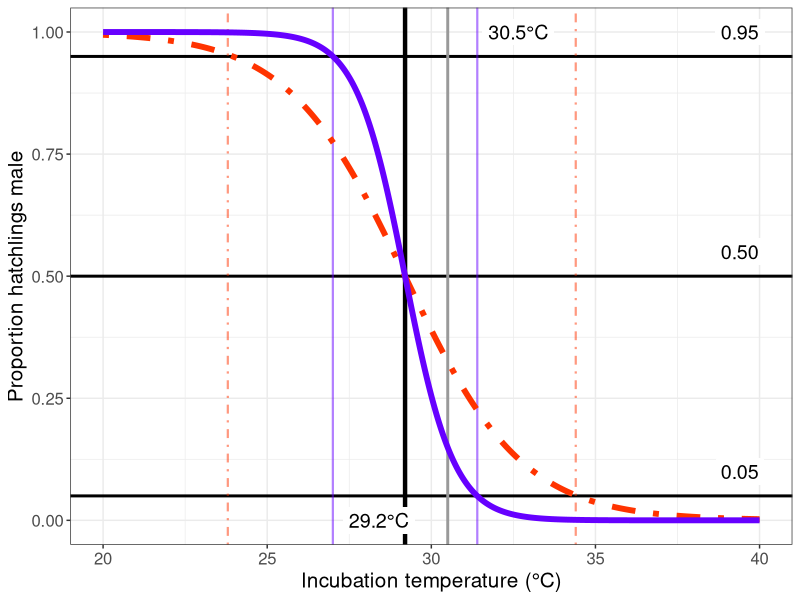
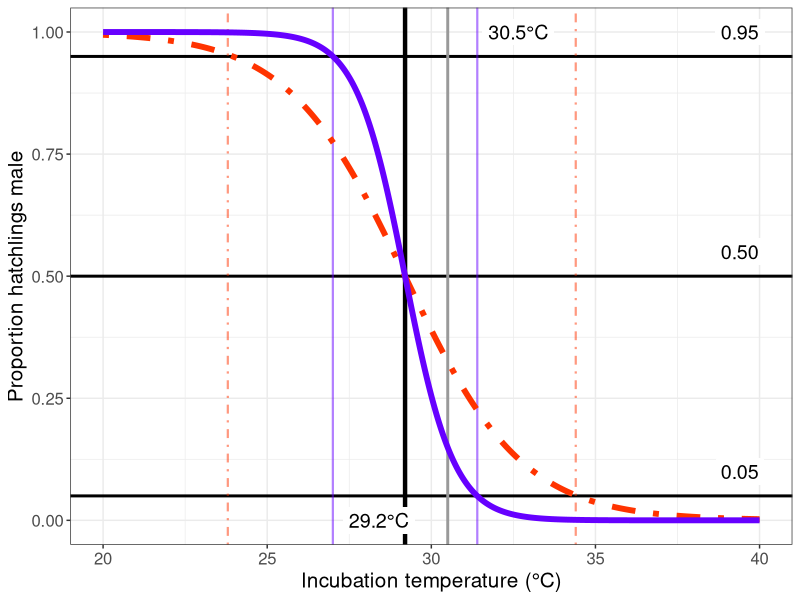

These figures' R source, in order:
# set working directory
setwd("~/Projects/iliketurtles3")

# load libraries
library(ggplot2)

# emergence success variables
hatch_success_A <- 0.86                   # logistic by temp - A
hatch_success_k <- -1.7                   # logistic by temp - beta
hatch_success_t0 <- 32.7                  # logistic by temp - t0

# temperatures
x <- seq(from = 20, to = 40, by = 0.01)

# patricio et al.
t_piv1 <- 29.2
# k1 <- -1.4 # Patricio et al 2017, TRT 
k1 <- -1.34
y1 <- round(1/(1 + exp(-k1*(x - t_piv1))), 5)

# embryogrowth (all greens)
t_piv2 <- 29.2
k2 <- -0.561
y2 <- round(1/(1 + exp(-k2*(x - t_piv2))), 5)

# emergence success
# ES <- hatch_success_A / (1 + exp(-hatch_success_k * (x - hatch_success_t0)))


# make dataframe
TRN <- data.frame(Temperature = x,
                  Population = rep(c('West Africa', 
                                     'Suriname'
                                     # 'Emergence Success'
                                     ), each = length(x)),
                  Proportion_Male = c(y1, 
                                      y2 
                                      # ES
                                      ))

# WA <- subset(TRN, Model == 'West Africa')
# SN <- subset(TRN, Model == 'Suriname')

TRT_lower_wide <- 23.8
TRT_lower_narrow <- 27
TRT_upper_narrow <- 31.4
TRT_upper_wide <- 34.4

# plot
fig <- ggplot(data = TRN, aes(x = Temperature, y = Proportion_Male, 
                              col = Population, lty = Population)) +
  geom_hline(yintercept = c(0.05, 0.50, 0.95), lwd = 1, lty = 1) +
  geom_vline(xintercept = 29.2, col = 'black', lwd = 1.5, lty = 1) +
  geom_vline(xintercept = 30.5, col = 'gray60', lwd = 1, lty = 1) +
  geom_vline(xintercept = TRT_lower_narrow, col = '#6600FF', lty = 1, 
             lwd = 0.75, alpha = 0.5) +
  geom_vline(xintercept = TRT_upper_narrow, col = '#6600FF', lty = 1, 
             lwd = 0.75, alpha = 0.5) +
  geom_vline(xintercept = TRT_upper_wide, col = '#FF3300', lty = 4, 
             lwd = 0.75, alpha = 0.5) +
  geom_vline(xintercept = TRT_lower_wide, col = '#FF3300', lty = 4, 
             lwd = 0.75, alpha = 0.5) +
  geom_line(lwd = 2) +
  scale_color_manual(values = c('#FF3300', '#6600FF')) +
  scale_linetype_manual(values = c(4, 1)) +
  ylab('Proportion hatchlings male') +
  xlab('Incubation temperature (\u00B0C)') +
  theme_bw() +
  theme(axis.text = element_text(size = 12), 
        axis.title = element_text(size = 15),
        # legend.text = element_text(size = 12),
        # legend.title = element_text(size = 15),
        # legend.position = 'top',
        # # legend.position = 'inside', 
        # # legend.position.inside = c(0.8, 0.75),
        # legend.key.width = unit(9.63, "line"), 
        legend.position = 'none') +
  annotate("label", x = 39.4, y = 0.1, label = "0.05", size = 5, 
           label.size = 0) +
  annotate("label", x = 39.4, y = 0.55, label = "0.50", size = 5, 
           label.size = 0) +
  annotate("label", x = 39.4, y = 1.00, label = "0.95", size = 5, 
           label.size = 0) +
  annotate("label", x = 28.4, y = 0, label = "29.2\u00B0C", size = 5,
           label.size = 0) +
  annotate("label", x = 32.65, y = 1, label = "30.5\u00B0C", size = 5,
           label.size = 0)


fig


ggsave("figures/thermal_reaction_norms.png",
       plot = last_plot(),
       height = 5,
       width = 8)
